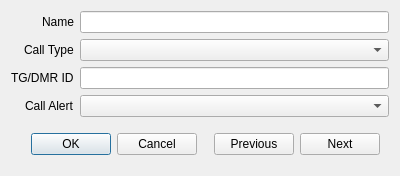
<?xml version="1.0" encoding="UTF-8"?>
<ui version="4.0">
 <class>TalkgroupEditDialog</class>
 <widget class="QDialog" name="TalkgroupEditDialog">
  <property name="geometry">
   <rect>
    <x>0</x>
    <y>0</y>
    <width>400</width>
    <height>176</height>
   </rect>
  </property>
  <property name="windowTitle">
   <string>Dialog</string>
  </property>
  <layout class="QVBoxLayout" name="verticalLayout">
   <item>
    <layout class="QFormLayout" name="formLayout">
     <property name="labelAlignment">
      <set>Qt::AlignmentFlag::AlignRight|Qt::AlignmentFlag::AlignTrailing|Qt::AlignmentFlag::AlignVCenter</set>
     </property>
     <item row="0" column="0">
      <widget class="QLabel" name="label">
       <property name="text">
        <string>Name</string>
       </property>
      </widget>
     </item>
     <item row="1" column="0">
      <widget class="QLabel" name="label_2">
       <property name="text">
        <string>Call Type</string>
       </property>
      </widget>
     </item>
     <item row="2" column="0">
      <widget class="QLabel" name="label_3">
       <property name="text">
        <string>TG/DMR ID</string>
       </property>
      </widget>
     </item>
     <item row="3" column="0">
      <widget class="QLabel" name="label_4">
       <property name="text">
        <string>Call Alert</string>
       </property>
      </widget>
     </item>
     <item row="0" column="1">
      <widget class="QLineEdit" name="nameTxt">
       <property name="maxLength">
        <number>16</number>
       </property>
      </widget>
     </item>
     <item row="1" column="1">
      <widget class="QComboBox" name="callTypeCmbx"/>
     </item>
     <item row="2" column="1">
      <widget class="QLineEdit" name="tgIdTxt">
       <property name="maxLength">
        <number>8</number>
       </property>
      </widget>
     </item>
     <item row="3" column="1">
      <widget class="QComboBox" name="callAlertCmbx"/>
     </item>
    </layout>
   </item>
   <item>
    <widget class="QWidget" name="widget" native="true">
     <layout class="QHBoxLayout" name="horizontalLayout">
      <item>
       <widget class="QDialogButtonBox" name="buttonBox">
        <property name="orientation">
         <enum>Qt::Orientation::Horizontal</enum>
        </property>
        <property name="standardButtons">
         <set>QDialogButtonBox::StandardButton::Cancel|QDialogButtonBox::StandardButton::Ok</set>
        </property>
        <property name="centerButtons">
         <bool>true</bool>
        </property>
       </widget>
      </item>
      <item>
       <widget class="QPushButton" name="prevBtn">
        <property name="text">
         <string>Previous</string>
        </property>
       </widget>
      </item>
      <item>
       <widget class="QPushButton" name="nextBtn">
        <property name="text">
         <string>Next</string>
        </property>
       </widget>
      </item>
     </layout>
    </widget>
   </item>
  </layout>
 </widget>
 <resources/>
 <connections>
  <connection>
   <sender>buttonBox</sender>
   <signal>accepted()</signal>
   <receiver>TalkgroupEditDialog</receiver>
   <slot>accept()</slot>
   <hints>
    <hint type="sourcelabel">
     <x>248</x>
     <y>254</y>
    </hint>
    <hint type="destinationlabel">
     <x>157</x>
     <y>274</y>
    </hint>
   </hints>
  </connection>
  <connection>
   <sender>buttonBox</sender>
   <signal>rejected()</signal>
   <receiver>TalkgroupEditDialog</receiver>
   <slot>reject()</slot>
   <hints>
    <hint type="sourcelabel">
     <x>316</x>
     <y>260</y>
    </hint>
    <hint type="destinationlabel">
     <x>286</x>
     <y>274</y>
    </hint>
   </hints>
  </connection>
 </connections>
</ui>
